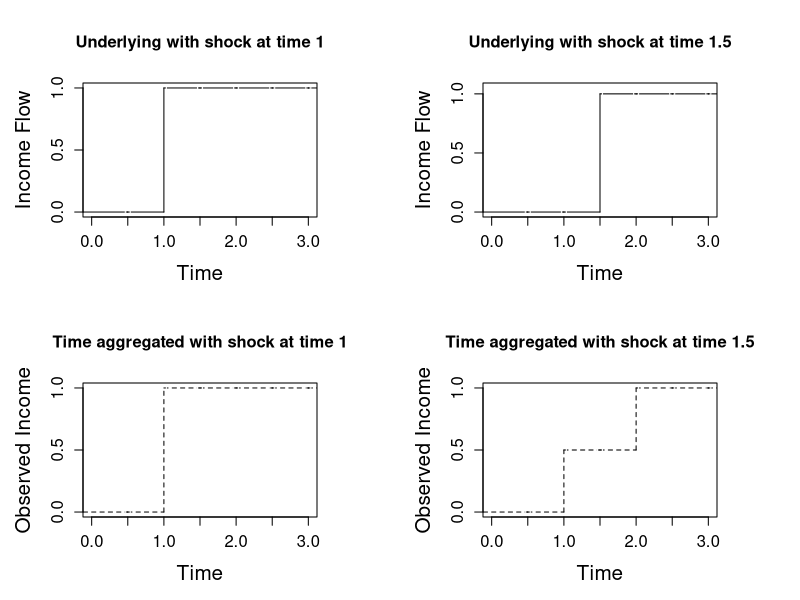
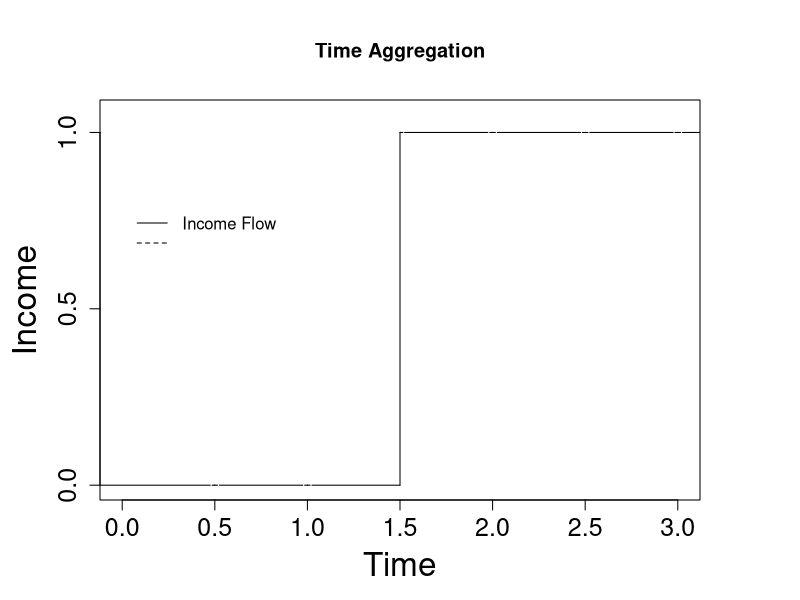
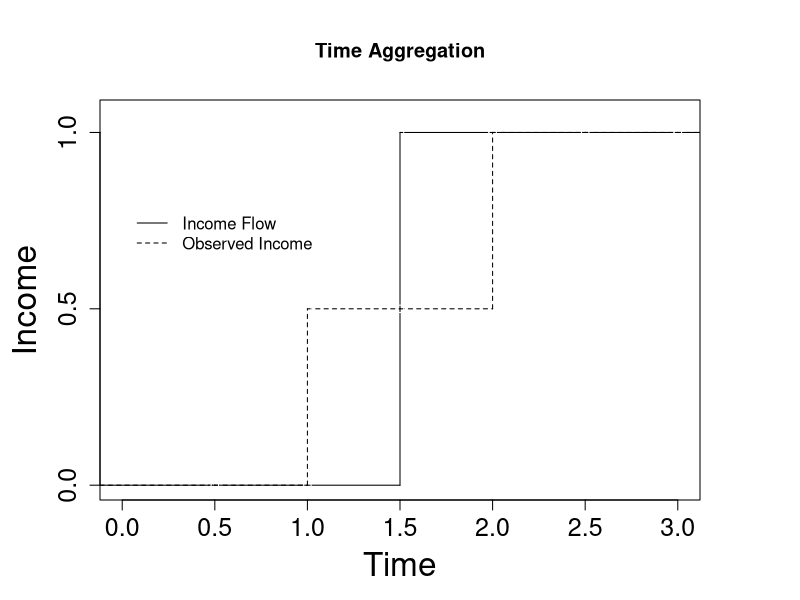
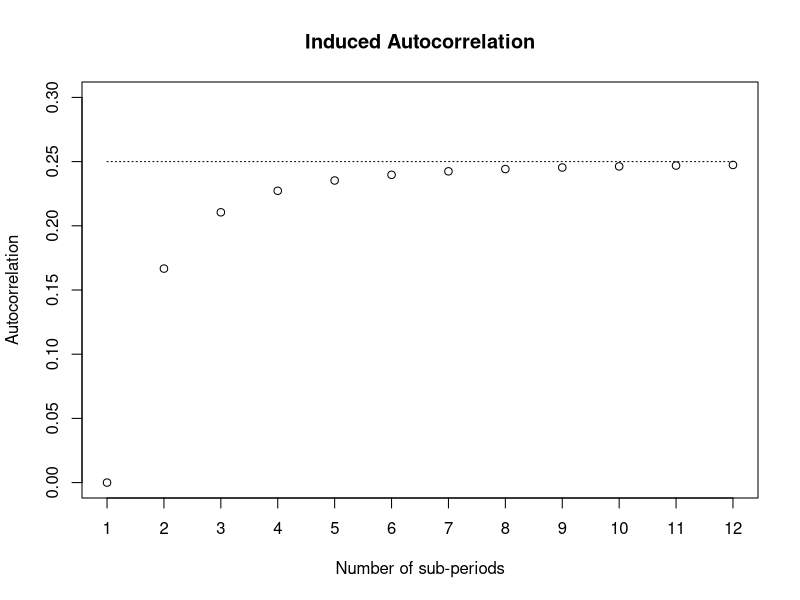

Reproduce these figures in R, in order.
#########################################################################################
# Draw a time aggregated random walk (4 subperiods)
library(ggplot2)
library(gridExtra)

figures_dir = "./Figures/"
figures_dir = "C:/Users/edmun/OneDrive/Documents/Research/BPP_PSID_TimeAgg/Code/Figures/"


N_sub =2
N_period =3
N_subperiods =N_sub*N_period
time = (1:(N_subperiods))/N_sub
#shocks = rnorm(N_subperiods,0,1)
shocks = c(0,0,1,0,0,0)
underlying = cumsum(shocks)
time_agg = underlying*0.0
for (T in 1:N_period){
  t = (T-1)*N_sub+1
  time_agg[t:(t+N_sub-1)]=mean(underlying[t:(t+N_sub-1)])
}



time_agg_func=stepfun(time[1:(N_subperiods-1)], time_agg)
underlying_func=stepfun(time[1:(N_subperiods-1)], underlying)

#dev.new()
pdf(paste(figures_dir, "TimeAggExample.pdf",sep=""))
par(mar=c(5,5,5,5), mfcol=c(2,2),cex.axis=1.2,cex.lab=1.5)
plot(underlying_func, time, xlim= c(0,N_period),ylim=c(0,1),col="black",lty="solid", col.points=FALSE, verticals=TRUE,xlab="Time",ylab="Income Flow",main="Underlying with shock at time 1",yaxt = "n")
axis(side = 2, at = c(0.0,0.5,1.0))
plot(time_agg_func, time, xlim= c(0,N_period),ylim=c(0,1),col="black",lty="dashed", col.points=FALSE, verticals=TRUE,xlab="Time",ylab="Observed Income",main="Time aggregated with shock at time 1",yaxt = "n")
axis(side = 2, at = c(0.0,0.5,1.0))

shocks = c(0,0,0,1,0,0)
underlying = cumsum(shocks)
time_agg = underlying*0.0
for (T in 1:N_period){
  t = (T-1)*N_sub+1
  time_agg[t:(t+N_sub-1)]=mean(underlying[t:(t+N_sub-1)])
}

time_agg_func=stepfun(time[1:(N_subperiods-1)], time_agg)
underlying_func=stepfun(time[1:(N_subperiods-1)], underlying)


plot(underlying_func, time, xlim= c(0,N_period),ylim=c(0,1.05),col="black",lty="solid", col.points=FALSE, verticals=TRUE,xlab="Time",ylab="Income Flow",main="Underlying with shock at time 1.5",yaxt = "n")
axis(side = 2, at = c(0.0,0.5,1.0))
plot(time_agg_func, time, xlim= c(0,N_period),ylim=c(0,1),col="black",lty="dashed", col.points=FALSE, verticals=TRUE,xlab="Time",ylab="Observed Income",main="Time aggregated with shock at time 1.5",yaxt = "n")
axis(side = 2, at = c(0.0,0.5,1.0))
#dev.copy(pdf, paste(figures_dir, "TimeAggExample.pdf",sep=""))
dev.off()
#########################################################################################
#plot the above for Danish slides
figures_denmark_dir = "C:/Users/edmun/OneDrive/Documents/Research/Denmark/IncomeUncertaintyGit/Code/Rcode/Figures/"
dev.new()
par(mar=c(5,5,5,5), mfcol=c(1,1),cex.axis=1.5,cex.lab=2)
plot(underlying_func, time, xlim= c(0,N_period),ylim=c(0,1.05),col="black",lty="solid", col.points=FALSE, verticals=TRUE,xlab="Time",main="Time Aggregation",ylab="Income",yaxt = "n")
axis(side = 2, at = c(0.0,0.5,1.0))
legend(0,0.8,legend=c("Income Flow",""),lty=c("solid","dashed"),bty = "n")
dev.copy(pdf, paste(figures_denmark_dir, "TimeAggExample1.pdf",sep=""))
dev.off()
dev.new()
par(mar=c(5,5,5,5), mfcol=c(1,1),cex.axis=1.5,cex.lab=2)
plot(underlying_func, time, xlim= c(0,N_period),ylim=c(0,1.05),col="black",lty="solid", col.points=FALSE, verticals=TRUE,xlab="Time",main="Time Aggregation",ylab="Income",yaxt = "n")
axis(side = 2, at = c(0.0,0.5,1.0))
lines(time_agg_func, time, xlim= c(0,N_period),ylim=c(0,1),col="black",lty="dashed", col.points=FALSE, verticals=TRUE)
legend(0,0.8,legend=c("Income Flow","Observed Income"),lty=c("solid","dashed"),bty = "n")
dev.copy(pdf, paste(figures_denmark_dir, "TimeAggExample2.pdf",sep=""))
dev.off()

#########################################################################################
# Now plot the autocorrelation of N-subperiod example and show how quickly it converges to 1/4
max_subperiods = 12
Num_subperiods = 1:max_subperiods
autocorr = (Num_subperiods**2-1)/(2*(2*Num_subperiods**2 +1 ))

#dev.new()
pdf(paste(figures_dir, "InducedAutocorrelation.pdf",sep=""))
par(mfcol=c(1,1))
plot(Num_subperiods,autocorr,ylim = c(0,0.3),xlab="Number of sub-periods",ylab="Autocorrelation",main="Induced Autocorrelation",yaxt = "n",xaxt = "n")
axis(side = 2, at = c(0.0,0.05,0.1,0.15,0.2,0.25,0.3))
axis(side = 1, at = 1:max_subperiods)
constant = Num_subperiods*0+0.25
lines(Num_subperiods,constant,lty="dotted")
#dev.copy(pdf, paste(figures_dir, "InducedAutocorrelation.pdf",sep=""))
dev.off()


